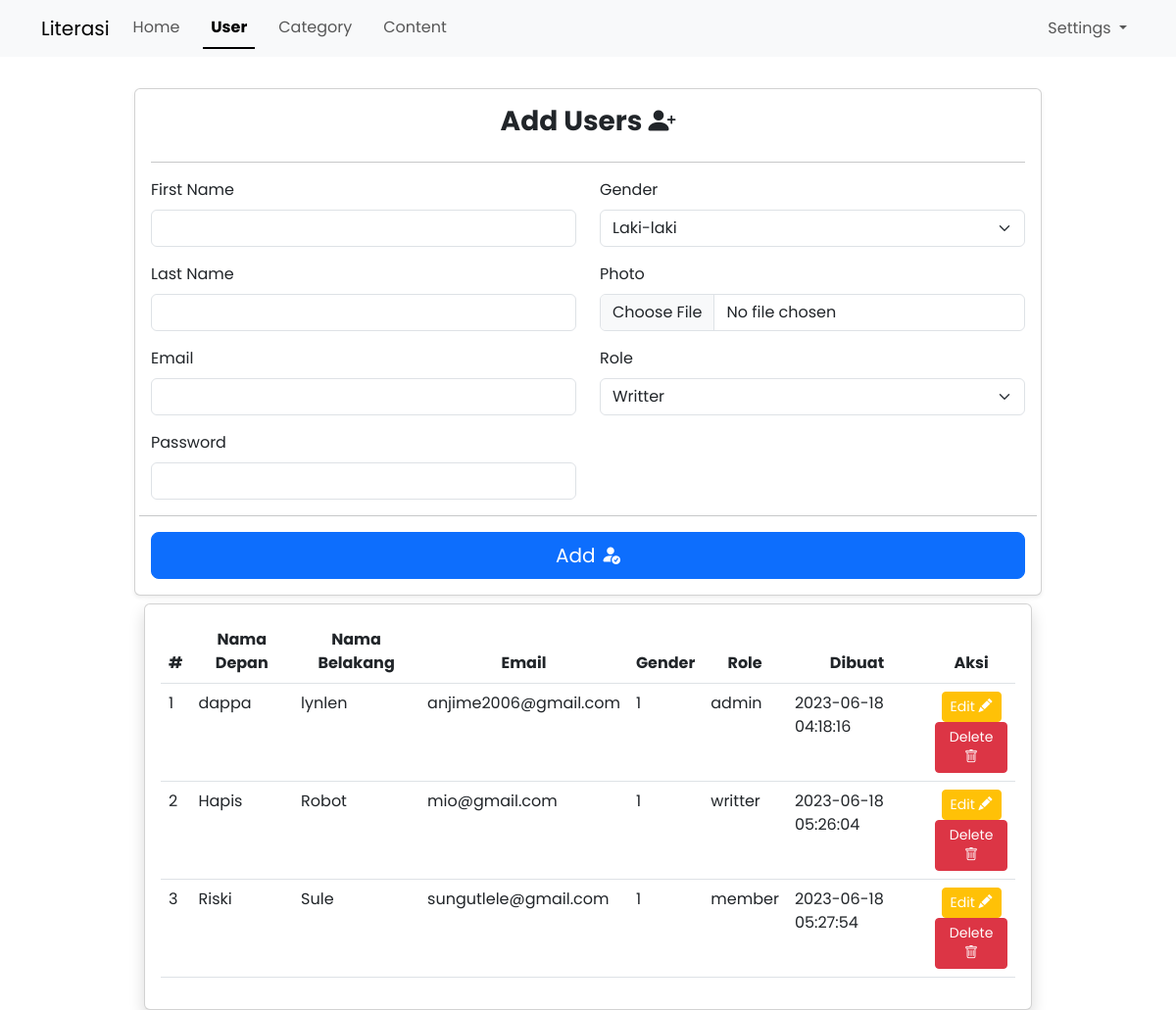
/user/index.php (signed in), run on the app's committed database.
### tables this page shows
CREATE TABLE `users` (
  `id` int(11) NOT NULL,
  `first_name` varchar(255) NOT NULL,
  `last_name` varchar(255) NOT NULL,
  `email` varchar(255) NOT NULL,
  `password` varchar(255) NOT NULL,
  `gender` enum('1','2') NOT NULL,
  `photo` varchar(255) NOT NULL,
  `role` enum('admin','writter','member','') NOT NULL,
  `created_at` timestamp NOT NULL DEFAULT current_timestamp() ON UPDATE current_timestamp()
);

### user/index.php (the view, shortened to what this page needs)
<?php
include "../db.php";
$users = $conn->query("SELECT * FROM users");
?>
<!doctype html>
<html lang="en">
<head>
    <link rel="stylesheet" href="../assets/bootstrap/css/bootstrap.min.css">
    <link rel="stylesheet" href="https://cdn.jsdelivr.net/npm/bootstrap-icons@1.10.5/font/bootstrap-icons.css">
    <link rel="stylesheet" href="../assets/style.css">
</head>
<body>
<nav class="navbar navbar-expand-lg bg-body-tertiary">
  <div class="container">
    <a class="navbar-brand" href="../">Literasi</a>
    <div class="collapse navbar-collapse" id="navbarNavDropdown">
      <ul class="navbar-nav nav-underline">
        <li class="nav-item">
          <a class="nav-link " href="../index.php">Home</a>
        </li>
        <li class="nav-item">
          <a class="nav-link active" href="index.php">User</a>
        </li>
        <li class="nav-item">
          <a class="nav-link" href="../category">Category</a>
        </li>
        <li class="nav-item">
          <a class="nav-link" href="../writter">Content</a>
        </li>
      </ul>
      <ul class="navbar-nav ms-auto">
        <li class="nav-item dropdown">
          <a class="nav-link dropdown-toggle" href="#" role="button" data-bs-toggle="dropdown" aria-expanded="false">
            Settings
          </a>
        </li>
      </ul>
    </div>
  </div>
</nav>
    <div class="container">
        <div class="row justify-content-center pt-3 mt-3">
            <div class="col-lg-10">
                <div class="card shadow-sm">
                    <div class="card-body">
                        <h3 class="fw-bold mb-4 text-center">Add Users <i class="bi bi-person-plus-fill"></i></h3>
                        <hr>
                        <form action="" method="POST" enctype="multipart/form-data">
                            <div class="row">
                                <div class="col-lg-6">
                                    <div class="form-grup mb-3">
                                        <label class="form-label" for="">First Name</label>
                                        <input type="text" required id="fname" name="fname" class="form-control">
                                    </div>
                                    <div class="form-grup mb-3">
                                        <label class="form-label" for="">Last Name</label>
                                        <input type="text" required id="lname" name="lname" class="form-control">
                                    </div>
                                    <div class="form-grup mb-3">
                                        <label class="form-label" for="">Email</label>
                                        <input type="text" required id="email" name="email" class="form-control">
                                    </div>
                                    <div class="form-grup mb-3">
                                        <label class="form-label" for="">Password</label>
                                        <input type="text" required id="password" name="password" class="form-control">
                                    </div>
                                </div>
                                <div class="col-lg-6">
                                        <div class="form-grup mb-3">
                                        <label class="form-label" for="">Gender</label>
                                        <select class="form-select" name="gender" id="gender">
                                            <option value="1">Laki-laki</option>
                                        </select>
                                        </div>
                                        <div class="form-grup mb-3">
                                        <label class="form-label" for="">Photo</label>
                                        <input type="file" id="photo" required name="photo" class="form-control">
                                        </div>
                                        <div class="form-grup mb-3">
                                            <label class="form-label" for="">Role</label>
                                            <select class="form-select" name="role" id="role">
                                                <option value="writter">Writter</option>
                                            </select>
                                        </div>
                                </div>
                                <hr>
                                <div class="form-group text-end">
                                <button class="btn btn-primary btn-lg w-100" type="submit" name="register">Add <i class="bi bi-person-fill-check"></i></button>
                        </form>
                    </div>
                </div>
            </div>
        </div>
    </div>
    <div class="row justify-content-center mt-2">
        <div class="col-lg-10">
            <div class="card shadow">
                <div class="card-body">
                    <table class=" table table-hover">
                        <thead>
                            <tr class="text-center">
                                <th>#</th>
                                <th>Nama Depan</th>
                                <th>Nama Belakang</th>
                                <th>Email</th>
                                <th>Gender</th>
                                <th>Role</th>
                                <th>Dibuat</th>
                                <th>Aksi</th>
                            </tr>
                        </thead>
                        <tbody>
                            <?php $no = 1;
                            foreach ($users as $user) { ?>
                                <tr>
                                    <td><?= $no++ ?></td>
                                    <td><?= $user['first_name'] ?></td>
                                    <td><?= $user['last_name'] ?></td>
                                    <td><?= $user['email'] ?></td>
                                    <td><?= $user['gender'] ?></td>
                                    <td><?= $user['role'] ?></td>
                                    <td><?= $user['created_at'] ?></td>
                                    <td class="text-center">
                                        <a href="edit.php?id=<?= $user['id'] ?>" class="btn btn-warning text-white btn-sm">Edit <i class="bi bi-pencil-fill"></i></a>
                                        <form action="" method="POST">
                                            <button type="submit" name="delete" class="btn btn-danger text-white btn-sm">Delete <i class="bi bi-trash"></i></button>
                                        </form>
                                    </td>
                                </tr>
                            <?php } ?>
                        </tbody>
                    </table>
                </div>
            </div>
        </div>
    </div>
</body>
</html>

### assets/style.css (style rules this page uses)
body { font-family: 'Poppins'; }

### data on the page
users: first_name "dappa", last_name "lynlen", email "anjime2006@gmail.com", gender "1", role "admin", created_at "2023-06-18 04:18:16"
users: first_name "Hapis", last_name "Robot", email "mio@gmail.com", gender "1", role "writter", created_at "2023-06-18 05:26:04"
users: first_name "Riski", last_name "Sule", email "sungutlele@gmail.com", gender "1", role "member", created_at "2023-06-18 05:27:54"
